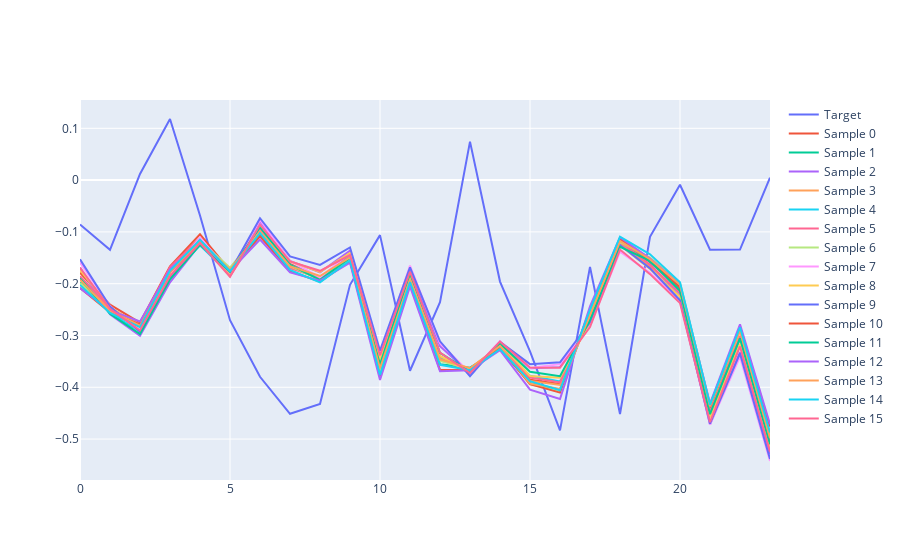

Notebook code for this chart:
### Code cell
batch_index = 1
traces = []
traces.append({"y": sample_target.cpu().numpy()[batch_index], "name": "Target"})
for i, sample in enumerate(samples):
    traces.append({"y": sample[batch_index], "name": f"Sample {i}"})

go.Figure(data=traces)
